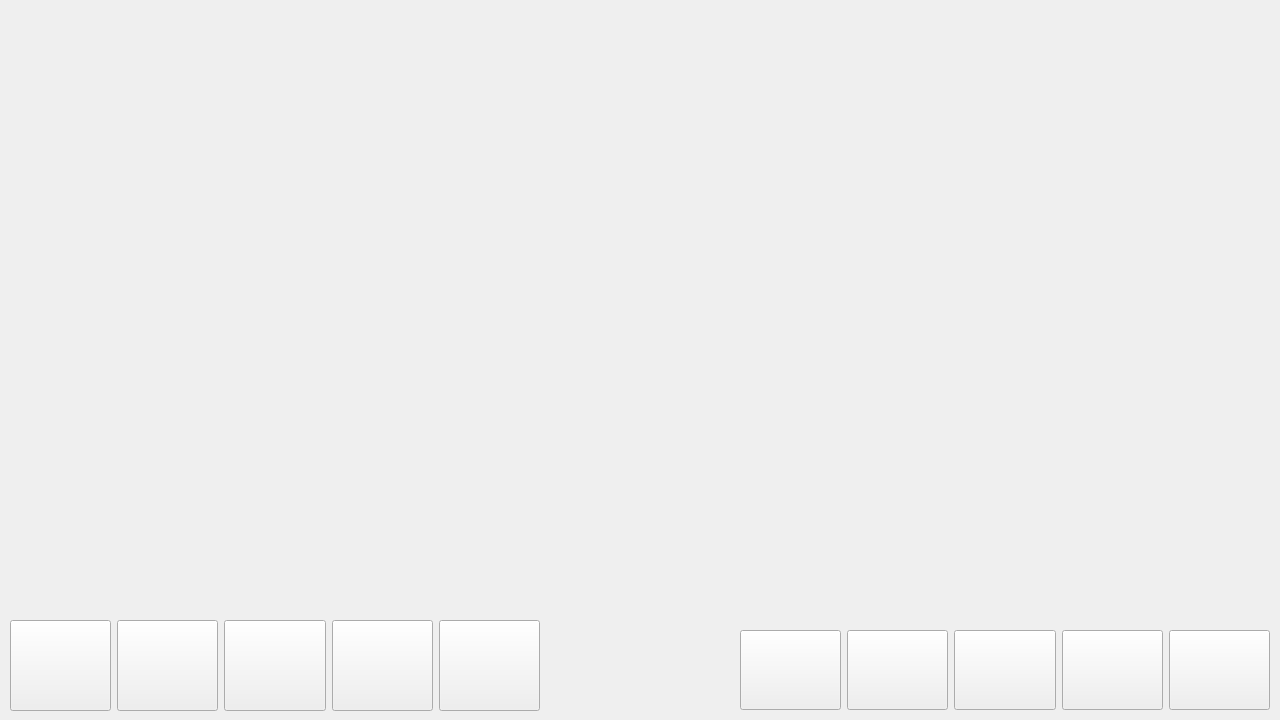
<?xml version="1.0" encoding="UTF-8"?>
<ui version="4.0">
 <class>GameWindow</class>
 <widget class="QWidget" name="GameWindow">
  <property name="geometry">
   <rect>
    <x>0</x>
    <y>0</y>
    <width>1280</width>
    <height>720</height>
   </rect>
  </property>
  <property name="windowTitle">
   <string>Form</string>
  </property>
  <widget class="QWidget" name="horizontalLayoutWidget">
   <property name="geometry">
    <rect>
     <x>10</x>
     <y>620</y>
     <width>530</width>
     <height>91</height>
    </rect>
   </property>
   <layout class="QHBoxLayout" name="horizontalLayout">
    <item>
     <widget class="QPushButton" name="player1_skill_1">
      <property name="sizePolicy">
       <sizepolicy hsizetype="Minimum" vsizetype="MinimumExpanding">
        <horstretch>0</horstretch>
        <verstretch>0</verstretch>
       </sizepolicy>
      </property>
      <property name="font">
       <font>
        <pointsize>22</pointsize>
        <weight>75</weight>
        <bold>true</bold>
       </font>
      </property>
      <property name="styleSheet">
       <string notr="true">border-image:
	   url(:/spell/res/spells/w_spell_1.png);</string>
      </property>
      <property name="text">
       <string/>
      </property>
     </widget>
    </item>
    <item>
     <widget class="QPushButton" name="player1_skill_2">
      <property name="sizePolicy">
       <sizepolicy hsizetype="Minimum" vsizetype="MinimumExpanding">
        <horstretch>0</horstretch>
        <verstretch>0</verstretch>
       </sizepolicy>
      </property>
      <property name="font">
       <font>
        <pointsize>22</pointsize>
        <weight>75</weight>
        <bold>true</bold>
       </font>
      </property>
      <property name="styleSheet">
       <string notr="true">border-image: 
	   url(:/spell/res/spells/w_spell_5.png);</string>
      </property>
      <property name="text">
       <string/>
      </property>
     </widget>
    </item>
    <item>
     <widget class="QPushButton" name="player1_skill_3">
      <property name="sizePolicy">
       <sizepolicy hsizetype="Minimum" vsizetype="MinimumExpanding">
        <horstretch>0</horstretch>
        <verstretch>0</verstretch>
       </sizepolicy>
      </property>
      <property name="font">
       <font>
        <pointsize>22</pointsize>
        <weight>75</weight>
        <bold>true</bold>
       </font>
      </property>
      <property name="styleSheet">
       <string notr="true">border-image:
	   url(:/spell/res/spells/w_spell_4.png);</string>
      </property>
      <property name="text">
       <string/>
      </property>
     </widget>
    </item>
    <item>
     <widget class="QPushButton" name="player1_skill_4">
      <property name="sizePolicy">
       <sizepolicy hsizetype="Minimum" vsizetype="MinimumExpanding">
        <horstretch>0</horstretch>
        <verstretch>0</verstretch>
       </sizepolicy>
      </property>
      <property name="font">
       <font>
        <pointsize>22</pointsize>
        <weight>75</weight>
        <bold>true</bold>
       </font>
      </property>
      <property name="styleSheet">
       <string notr="true">border-image:
	   url(:/spell/res/spells/w_spell_2.png);</string>
      </property>
      <property name="text">
       <string/>
      </property>
     </widget>
    </item>
    <item>
     <widget class="QPushButton" name="player1_skill_5">
      <property name="sizePolicy">
       <sizepolicy hsizetype="Minimum" vsizetype="MinimumExpanding">
        <horstretch>0</horstretch>
        <verstretch>0</verstretch>
       </sizepolicy>
      </property>
      <property name="font">
       <font>
        <pointsize>22</pointsize>
        <weight>75</weight>
        <bold>true</bold>
       </font>
      </property>
      <property name="styleSheet">
       <string notr="true">border-image: 
	   url(:/spell/res/spells/w_spell_3.png);</string>
      </property>
      <property name="text">
       <string/>
      </property>
     </widget>
    </item>
   </layout>
  </widget>
  <widget class="QWidget" name="horizontalLayoutWidget_2">
   <property name="geometry">
    <rect>
     <x>740</x>
     <y>630</y>
     <width>530</width>
     <height>80</height>
    </rect>
   </property>
   <layout class="QHBoxLayout" name="horizontalLayout_2">
    <item>
     <widget class="QPushButton" name="player2_skill_1">
      <property name="sizePolicy">
       <sizepolicy hsizetype="Minimum" vsizetype="MinimumExpanding">
        <horstretch>0</horstretch>
        <verstretch>0</verstretch>
       </sizepolicy>
      </property>
      <property name="minimumSize">
       <size>
        <width>0</width>
        <height>78</height>
       </size>
      </property>
      <property name="font">
       <font>
        <pointsize>22</pointsize>
        <weight>75</weight>
        <bold>true</bold>
       </font>
      </property>
      <property name="styleSheet">
       <string notr="true">border-image:
	   url(:/spell/res/spells/w_spell_1.png);</string>
      </property>
      <property name="text">
       <string/>
      </property>
     </widget>
    </item>
    <item>
     <widget class="QPushButton" name="player2_skill_2">
      <property name="sizePolicy">
       <sizepolicy hsizetype="Minimum" vsizetype="MinimumExpanding">
        <horstretch>0</horstretch>
        <verstretch>0</verstretch>
       </sizepolicy>
      </property>
      <property name="minimumSize">
       <size>
        <width>0</width>
        <height>78</height>
       </size>
      </property>
      <property name="font">
       <font>
        <pointsize>22</pointsize>
        <weight>75</weight>
        <bold>true</bold>
       </font>
      </property>
      <property name="styleSheet">
       <string notr="true">border-image:
	   url(:/spell/res/spells/w_spell_5.png);</string>
      </property>
      <property name="text">
       <string/>
      </property>
     </widget>
    </item>
    <item>
     <widget class="QPushButton" name="player2_skill_3">
      <property name="sizePolicy">
       <sizepolicy hsizetype="Minimum" vsizetype="MinimumExpanding">
        <horstretch>0</horstretch>
        <verstretch>0</verstretch>
       </sizepolicy>
      </property>
      <property name="minimumSize">
       <size>
        <width>0</width>
        <height>78</height>
       </size>
      </property>
      <property name="font">
       <font>
        <pointsize>22</pointsize>
        <weight>75</weight>
        <bold>true</bold>
       </font>
      </property>
      <property name="styleSheet">
       <string notr="true">border-image:
	   url(:/spell/res/spells/w_spell_4.png);</string>
      </property>
      <property name="text">
       <string/>
      </property>
     </widget>
    </item>
    <item>
     <widget class="QPushButton" name="player2_skill_4">
      <property name="sizePolicy">
       <sizepolicy hsizetype="Minimum" vsizetype="MinimumExpanding">
        <horstretch>0</horstretch>
        <verstretch>0</verstretch>
       </sizepolicy>
      </property>
      <property name="minimumSize">
       <size>
        <width>0</width>
        <height>78</height>
       </size>
      </property>
      <property name="font">
       <font>
        <pointsize>22</pointsize>
        <weight>75</weight>
        <bold>true</bold>
       </font>
      </property>
      <property name="styleSheet">
       <string notr="true">border-image:
	   url(:/spell/res/spells/w_spell_2.png);</string>
      </property>
      <property name="text">
       <string/>
      </property>
     </widget>
    </item>
    <item>
     <widget class="QPushButton" name="player2_skill_5">
      <property name="sizePolicy">
       <sizepolicy hsizetype="Minimum" vsizetype="MinimumExpanding">
        <horstretch>0</horstretch>
        <verstretch>0</verstretch>
       </sizepolicy>
      </property>
      <property name="minimumSize">
       <size>
        <width>0</width>
        <height>78</height>
       </size>
      </property>
      <property name="font">
       <font>
        <pointsize>22</pointsize>
        <weight>75</weight>
        <bold>true</bold>
       </font>
      </property>
      <property name="styleSheet">
       <string notr="true">border-image:
	   url(:/spell/res/spells/w_spell_3.png);</string>
      </property>
      <property name="text">
       <string/>
      </property>
     </widget>
    </item>
   </layout>
  </widget>
  <widget class="QLabel" name="unit1">
   <property name="geometry">
    <rect>
     <x>480</x>
     <y>30</y>
     <width>291</width>
     <height>521</height>
    </rect>
   </property>
   <property name="styleSheet">
    <string notr="true">image: url(w_0.png);</string>
   </property>
   <property name="text">
    <string/>
   </property>
   <property name="pixmap">
    <pixmap>w_0.png</pixmap>
   </property>
  </widget>
  <widget class="QLabel" name="unit2">
   <property name="geometry">
    <rect>
     <x>610</x>
     <y>30</y>
     <width>291</width>
     <height>521</height>
    </rect>
   </property>
   <property name="layoutDirection">
    <enum>Qt::RightToLeft</enum>
   </property>
   <property name="styleSheet">
    <string notr="true">image: url(w_0_r.png);</string>
   </property>
   <property name="text">
    <string/>
   </property>
   <property name="pixmap">
    <pixmap>w_0_r.png</pixmap>
   </property>
  </widget>
  <widget class="QLabel" name="player1_hp">
   <property name="geometry">
    <rect>
     <x>10</x>
     <y>0</y>
     <width>111</width>
     <height>51</height>
    </rect>
   </property>
   <property name="styleSheet">
    <string notr="true">font: 57 24pt 
	&quot;VEGeorgianBrushCyrillicGreek&quot;;
border-image: url(:/backgrounds/res/fon_create_hero.png);</string>
   </property>
   <property name="text">
    <string/>
   </property>
   <property name="alignment">
    <set>Qt::AlignCenter</set>
   </property>
  </widget>
  <widget class="QLabel" name="player1_energ">
   <property name="geometry">
    <rect>
     <x>10</x>
     <y>50</y>
     <width>111</width>
     <height>51</height>
    </rect>
   </property>
   <property name="styleSheet">
    <string notr="true">font: 57 24pt
	&quot;VEGeorgianBrushCyrillicGreek&quot;;
border-image: url(:/backgrounds/res/fon_create_hero.png);</string>
   </property>
   <property name="text">
    <string/>
   </property>
   <property name="alignment">
    <set>Qt::AlignCenter</set>
   </property>
  </widget>
  <widget class="QLabel" name="player2_energ">
   <property name="geometry">
    <rect>
     <x>1150</x>
     <y>50</y>
     <width>111</width>
     <height>51</height>
    </rect>
   </property>
   <property name="styleSheet">
    <string notr="true">font: 57 24pt
	&quot;VEGeorgianBrushCyrillicGreek&quot;;
border-image: url(:/backgrounds/res/fon_create_hero.png);</string>
   </property>
   <property name="text">
    <string/>
   </property>
   <property name="alignment">
    <set>Qt::AlignCenter</set>
   </property>
  </widget>
  <widget class="QLabel" name="player2_hp">
   <property name="geometry">
    <rect>
     <x>1150</x>
     <y>0</y>
     <width>111</width>
     <height>51</height>
    </rect>
   </property>
   <property name="styleSheet">
    <string notr="true">font: 57 24pt
	&quot;VEGeorgianBrushCyrillicGreek&quot;;
border-image: url(:/backgrounds/res/fon_create_hero.png);</string>
   </property>
   <property name="text">
    <string/>
   </property>
   <property name="alignment">
    <set>Qt::AlignCenter</set>
   </property>
  </widget>
 </widget>
 <resources/>
 <connections/>
</ui>
